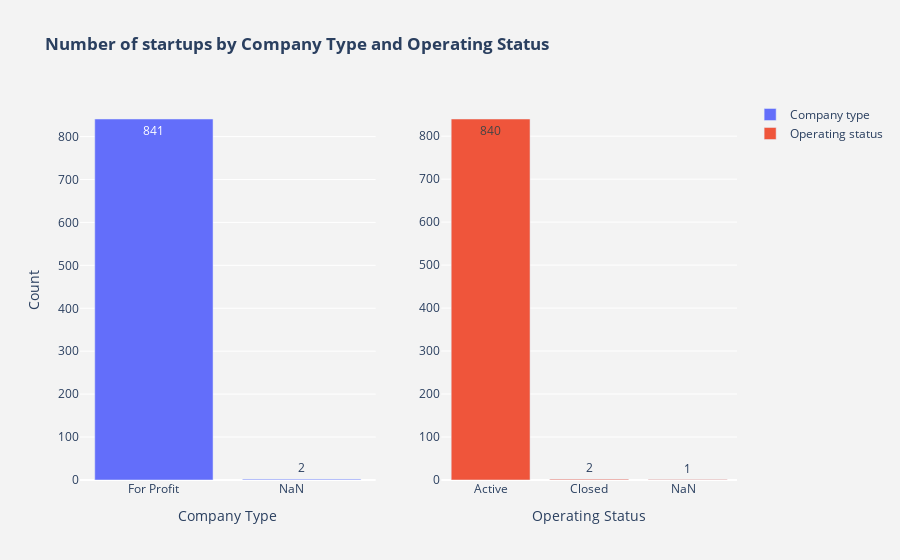

The code cell stored with this chart in its notebook:
### Code cell
fig2 = make_subplots(rows= 1, cols= 2)

fig2.add_trace(
    go.Bar(name= 'Company type',
           x= main.groupby('Company type').size().index,
           xaxis= 'x1',
           y= main.groupby('Company type').size().values,
           text= main.groupby('Company type').size().values,
           textposition= 'auto'),
    row= 1,col= 1,
    
)
fig2.add_trace(
    go.Bar(name= 'Operating status',
           x= main.groupby('Operating status').size().index,
           xaxis= 'x2',
           y= main.groupby('Operating status').size().values,
           text= main.groupby('Operating status').size().values,
           textposition= 'auto'),
    row= 1,col= 2)

fig2.update_layout(
    title_text='<b>Number of startups by Company Type and Operating Status<b>',
    yaxis = dict(title='Count'),
    xaxis1 = dict(title='Company Type'),
    xaxis2 = dict(title='Operating Status'),
    paper_bgcolor='rgb(243, 243, 243)',
    plot_bgcolor='rgb(243, 243, 243)'
)

### Figure 1 — Plotly figure (JSON) as saved in the notebook; plotly's stock layout.template omitted (floating-point values rounded to 4 significant figures)
{"data": [{"name": "Company type", "text": [841, 2], "textposition": "auto", "type": "bar", "x": ["For Profit", "NaN       "], "xaxis": "x", "y": [841, 2], "yaxis": "y"}, {"name": "Operating status", "text": [840, 2, 1], "textposition": "auto", "type": "bar", "x": ["Active", "Closed", "NaN   "], "xaxis": "x2", "y": [840, 2, 1], "yaxis": "y2"}], "layout": {"autosize": true, "paper_bgcolor": "rgb(243, 243, 243)", "plot_bgcolor": "rgb(243, 243, 243)", "title": {"text": "<b>Number of startups by Company Type and Operating Status<b>"}, "xaxis": {"anchor": "y", "autorange": true, "domain": [0, 0.45], "range": [-0.5, 1.5], "title": {"text": "Company Type"}, "type": "category"}, "xaxis2": {"anchor": "y2", "autorange": true, "domain": [0.55, 1], "range": [-0.5, 2.5], "title": {"text": "Operating Status"}, "type": "category"}, "yaxis": {"anchor": "x", "autorange": true, "domain": [0, 1], "range": [0, 885.3], "title": {"text": "Count"}, "type": "linear"}, "yaxis2": {"anchor": "x2", "autorange": true, "domain": [0, 1], "range": [0, 884.2], "type": "linear"}}}
